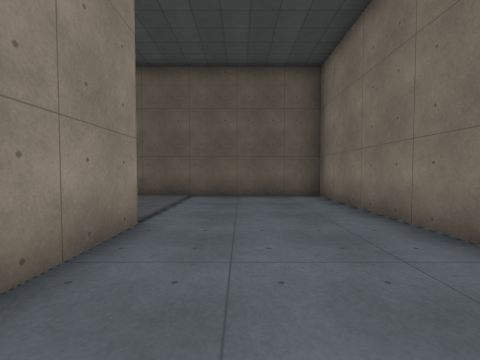
View 1 (above)

24 first-person views from a walk through a 3-D level made in the Godot game engine. The camera is 1.3 m above the floor, tilts 2° down and sees 90° across. The floor is counted in squares, 1.7 m on a side. Each view is taken from the middle of a square. On the plan, view 1 faces up. The plan holds only what a view shows up to about 9 squares ahead; the rest is blank. The place goes on beyond the plan. Surface patterns are stand-ins for the level's own textures.

View 2
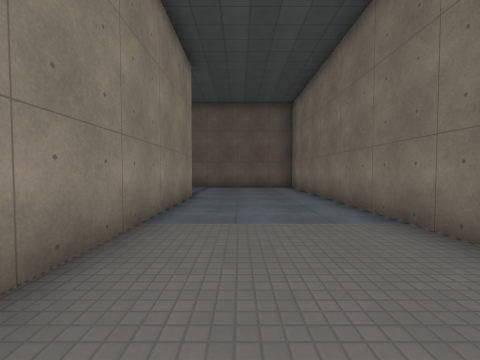

View 3
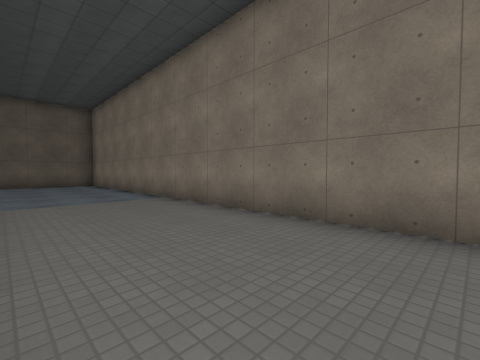

View 4
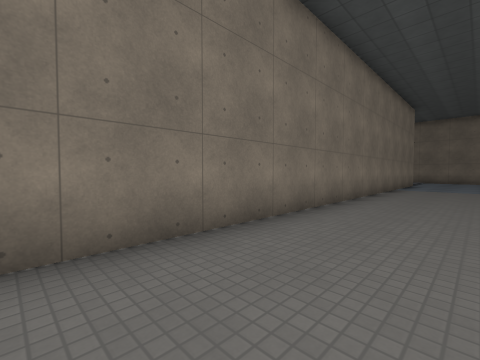

View 5
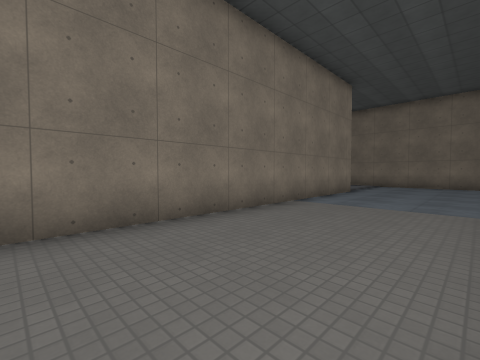

View 6
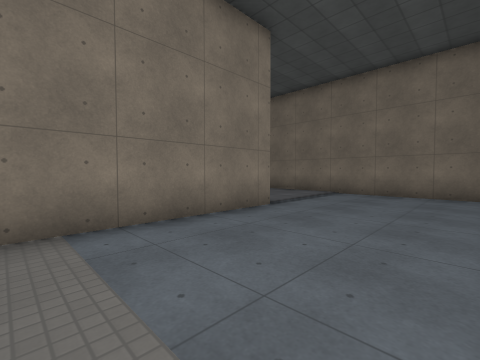

View 7
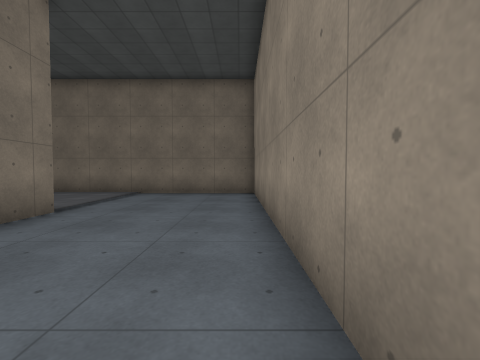

View 8
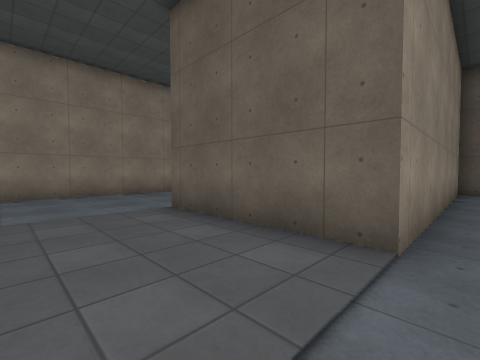

View 9
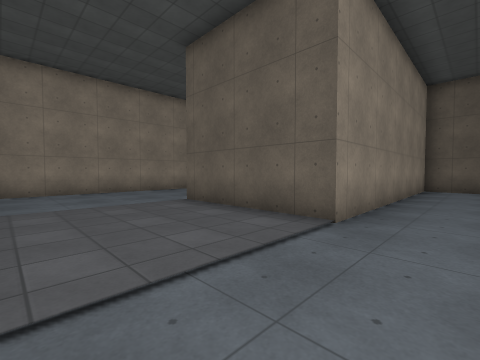

View 10
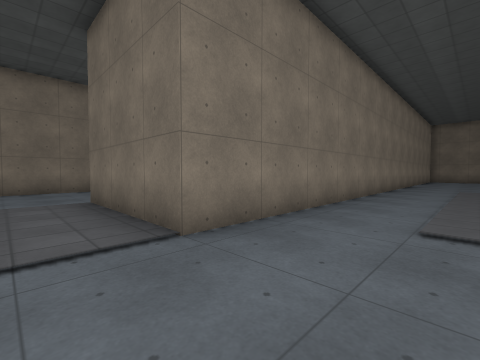

View 11
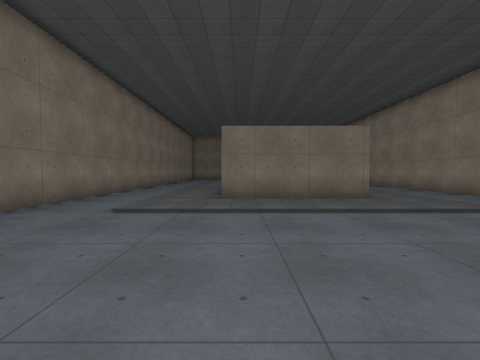

View 12
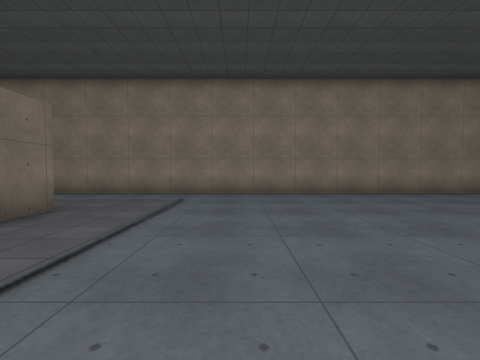

View 13
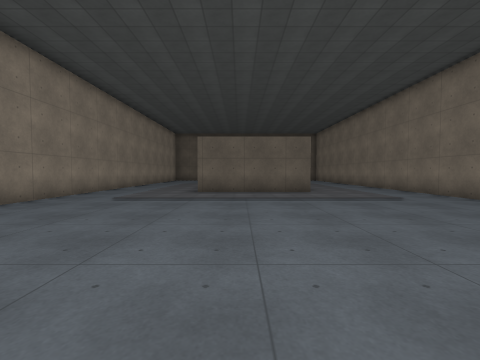

View 14
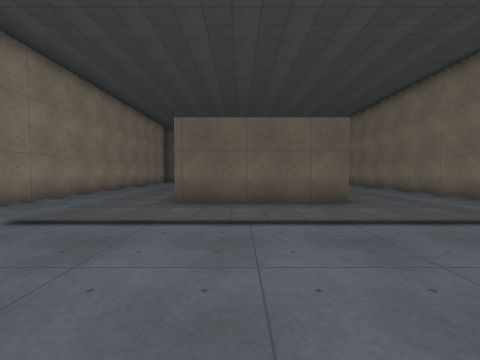

View 15
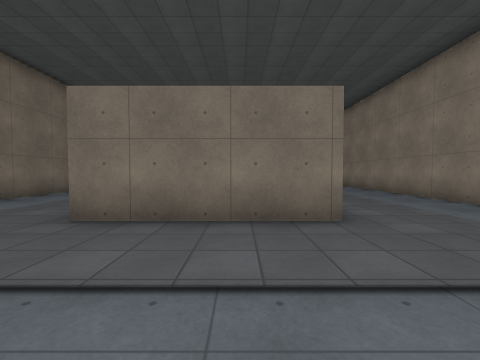

View 16
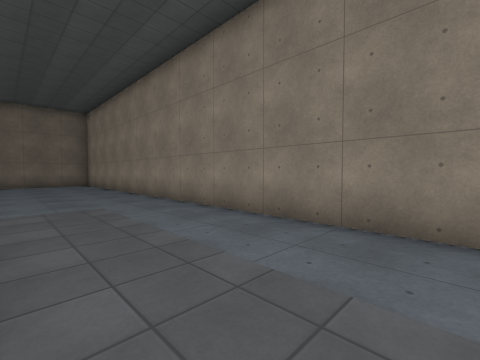

View 17
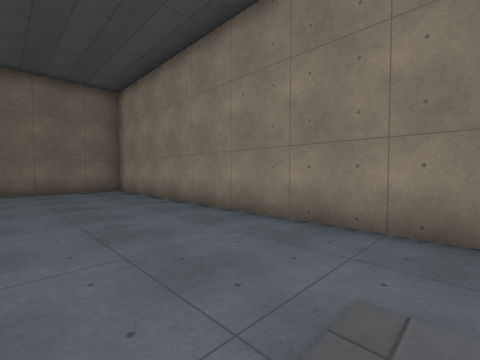

View 18
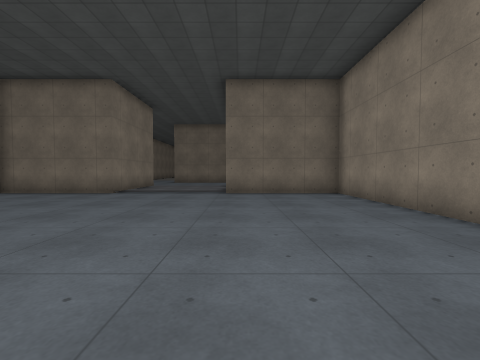

View 19
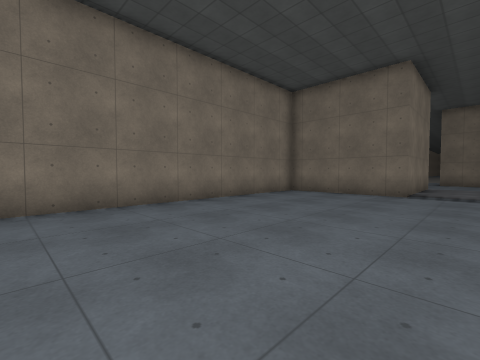

View 20
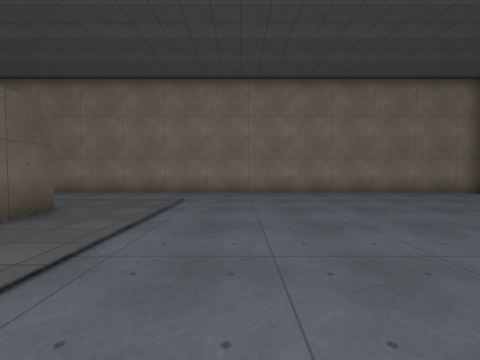

View 21
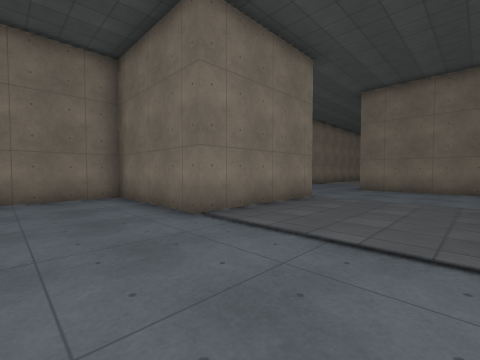

View 22
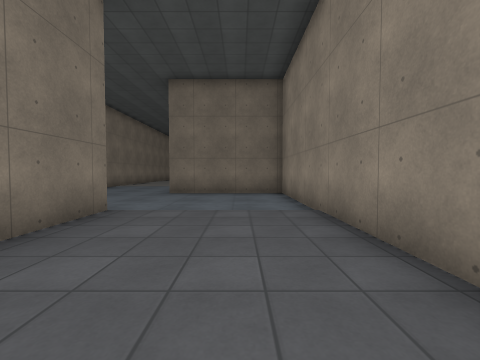

View 23
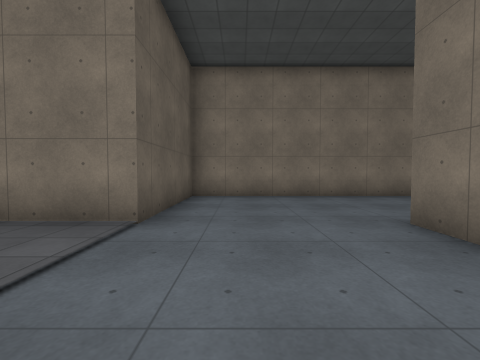

View 24
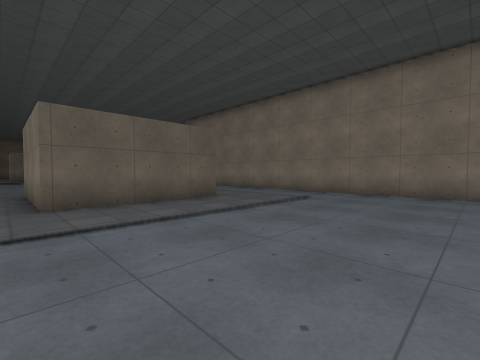

### Floor plan
Points are (right, up) in squares from view 1. A wall is a line through its corners. A room is listed if a view was taken in it or the views show most of it. See-through windows are left out.
Room 1 (views 1, 2, 3, 4, 5, 6, 7, 8, 9, 10, 11, 12, 13, 14, 15)
walls: (-5.5, 0.5) (-5.5, 3.5) (-1.5, 3.5) (-1.5, -2.6); (-5.5, 9.5) (-5.5, 15); (-12.5, -0.5) (-9.5, -0.5); (-9.4, 11.5) (-13.5, 11.5); (-17.5, 15.1) (-17.5, 0.4); (-1.5, -16.4) (-1.5, -24.5) (5.6, -24.5); (8, -12.5) (6.5, -12.5) (6.5, -20.5) (2.5, -20.5) (2.5, 7.5) (-3.2, 7.5)
ways out: opening at (-15, 0) to room 2; opening at (-7.5, -0.2) to room 2
Room 2 (views 16, 17, 18, 19, 20, 21, 22, 23, 24)
walls: (-9.5, -4.5) (-13.5, -4.5) (-13.5, -0.5) (-12.5, -0.5); (-13.5, -17.4) (-13.5, -24.5) (-9.5, -24.5); (-17.5, 0.4) (-17.5, -16.5) (-13.5, -16.5); (-5.5, -25.5) (-5.5, -20.5) (-9.5, -20.5) (-9.5, -16.5) (-5.5, -16.5) (-5.5, 0.5)
ways out: opening at (-15, 0) to room 1; opening at (-7.5, -0.2) to room 1

Positions as (right, up) in squares from view 1, and headings:
1: (0, 0), facing up
2: (0, -4), facing up
3: (-1, -7), facing up-right
4: (0, -5), facing down-right
5: (-1, -11), facing down-right
6: (-1, -16), facing down-right
7: (-1, -16), facing down
8: (7, -23), facing up-left
9: (8, -24), facing up-left
10: (-8, 5), facing down-right
11: (-10, 6), facing down
12: (-9, 3), facing left
13: (-12, 3), facing up
14: (-12, 6), facing up
15: (-12, 3), facing down
16: (-14, -1), facing down-left
17: (-14, -6), facing down-left
18: (-14, -8), facing down
19: (-11, -8), facing down-right
20: (-14, -8), facing right
21: (-13, -14), facing down-right
22: (-12, -16), facing down
23: (-13, -22), facing right
24: (-14, -10), facing up-right
